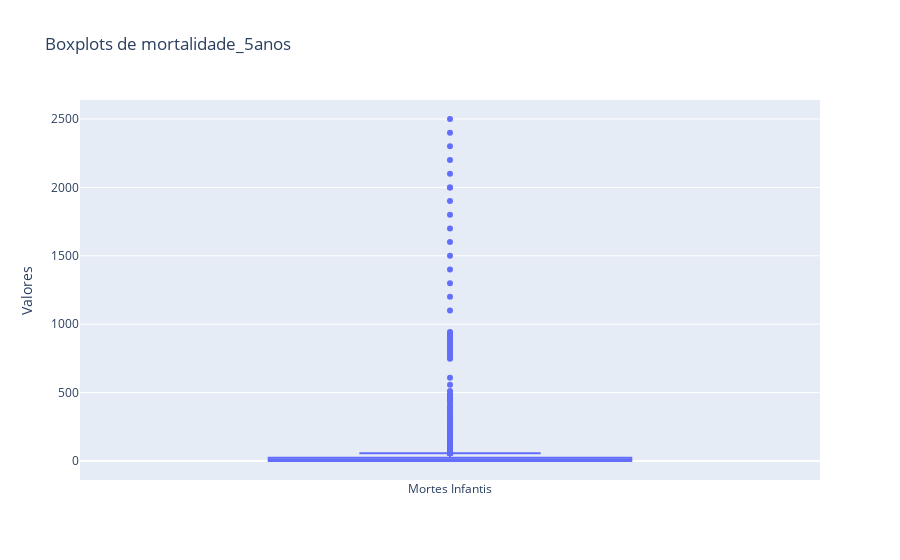

The cell this chart's notebook holds for it:
### Code cell
import plotly.graph_objects as go

# Criar o boxplot para 'mortes_infanis'],'
fig = go.Figure()

# Adicionando um boxplot para mortes_infanis'],
fig.add_trace(go.Box(
    y=df_cleaned['mortalidade_5anos'],
    name='Mortes Infantis',
    # boxmean='sd'  # Adiciona a média e o desvio padrão
))

# Configurar o layout
fig.update_layout(
    title='Boxplots de mortalidade_5anos',
    yaxis_title='Valores',
    boxmode='group'  # Agrupa os boxplots
)

# Exibir o gráfico
fig.show()

### Figure 1 — Plotly figure (JSON) as saved in the notebook; plotly's stock layout.template omitted (floating-point values rounded to 4 significant figures; data arrays with more than 128 entries replaced by an {"elided": "..."} marker saying what was removed)
{"data": [{"name": "Mortes Infantis", "type": "box", "y": {"elided": "2736 int values"}}], "layout": {"boxmode": "group", "title": {"text": "Boxplots de mortalidade_5anos"}, "yaxis": {"title": {"text": "Valores"}}}}
